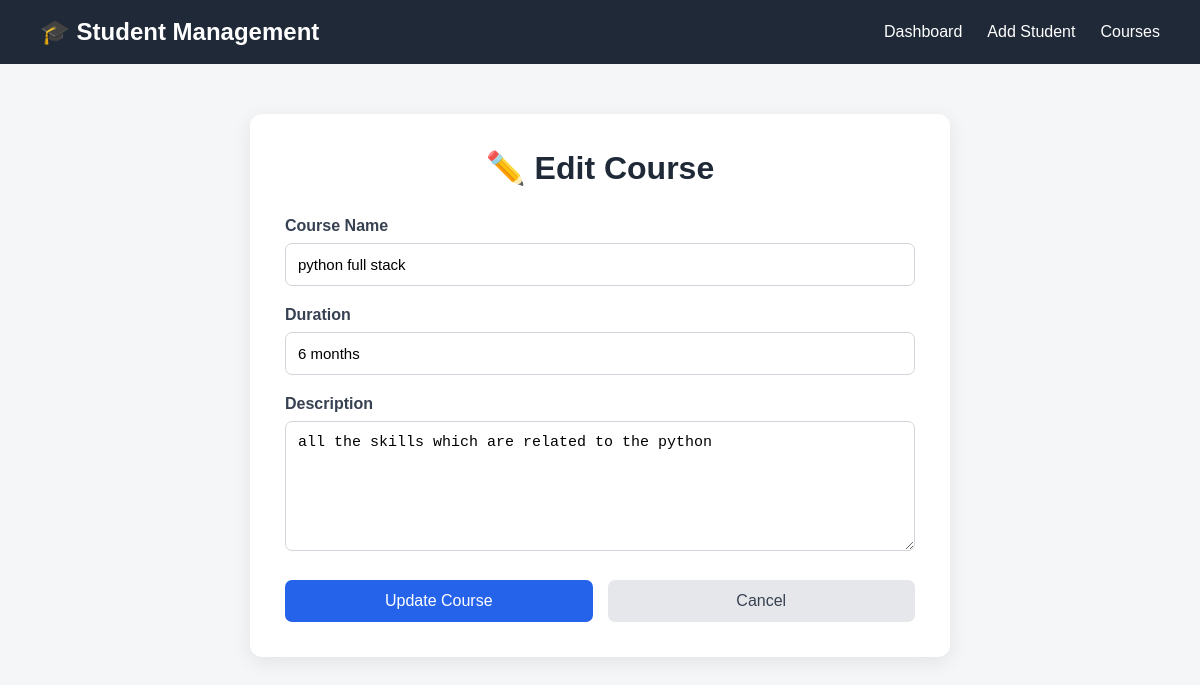
The page /edit_course/1/ (signed in) on the database its author committed.
### home/models.py (models this page shows, shortened)
class course(models.Model):
    name = models.CharField(max_length=100)
    duration = models.CharField(max_length=50)
    description = models.TextField(blank=True)

### home/views.py (the view)
# urls.py: path('edit_course/<int:id>/', views.edit_course, name='edit_course'),
@login_required
def edit_course(request, id):
    Course = course.objects.get(id=id)
    if request.method == 'POST':
        Course.name = request.POST['name']
        Course.duration = request.POST['duration']
        Course.description = request.POST['description']
        Course.save()
        return redirect('courses')
    return render(request, 'edit_course.html', {'course': Course})

### home/templates/edit_course.html (shortened to what this page needs)
<!DOCTYPE html>
<html lang="en">
<head>
</head>
<body>
    <nav>
        <h2>🎓 Student Management</h2>
        <a href="{% url 'dashboard' %}">Dashboard</a>
        <a href="{% url 'add_student' %}">Add Student</a>
        <a href="{% url 'courses' %}">Courses</a>
    </nav>
    <div class="container">
        <div class="form-card">
            <h1>✏️ Edit Course</h1>
            <form method="POST">
                <div class="form-group">
                    <label for="name">Course Name</label>
                    <input type="text" id="name" name="name" value="{{ course.name }}" required>
                </div>
                <div class="form-group">
                    <label for="duration">Duration</label>
                    <input type="text" id="duration" name="duration" value="{{ course.duration }}" required>
                </div>
                <div class="form-group">
                    <label for="description">Description</label>
                    <textarea id="description" name="description" required>{{ course.description }}</textarea>
                </div>
                <div class="buttons">
                    <button type="submit" class="update-btn">
                        Update Course
                    </button>
                    <a href="{% url 'courses' %}" class="cancel-btn">
                        Cancel
                    </a>
                </div>
            </form>
        </div>
    </div>
</body>
</html>

### home/templates/edit_course.html (style rules this page uses)
* { box-sizing: border-box; margin: 0; padding: 0; }
body { font-family: Arial, sans-serif; background: #f4f6f8; min-height: 100vh; }
nav { background: #1f2937; padding: 18px 40px; display: flex; align-items: center; gap: 25px; }
nav h2 { color: white; margin-right: auto; }
nav a { color: white; text-decoration: none; font-size: 16px; }
.container { width: 90%; max-width: 700px; margin: 50px auto; }
.form-card { background: white; padding: 35px; border-radius: 12px; box-shadow: 0 5px 20px rgba(0, 0, 0, 0.08); }
.form-card h1 { text-align: center; margin-bottom: 30px; color: #1f2937; }
.form-group { margin-bottom: 20px; }
.form-group label { display: block; margin-bottom: 8px; font-weight: bold; color: #374151; }
.form-group input, .form-group textarea { width: 100%; padding: 12px; border: 1px solid #d1d5db; border-radius: 7px; font-size: 15px; outline: none; }
.form-group textarea { min-height: 130px; resize: vertical; }
.buttons { display: flex; gap: 15px; margin-top: 25px; }
.update-btn, .cancel-btn { flex: 1; padding: 12px; border: none; border-radius: 7px; text-align: center; text-decoration: none; font-size: 16px; cursor: pointer; }
.update-btn { background: #2563eb; color: white; }
.cancel-btn { background: #e5e7eb; color: #374151; }

### rows shown on the page
course: name "python full stack", duration "6 months", description "all the skills which are related to the python"
